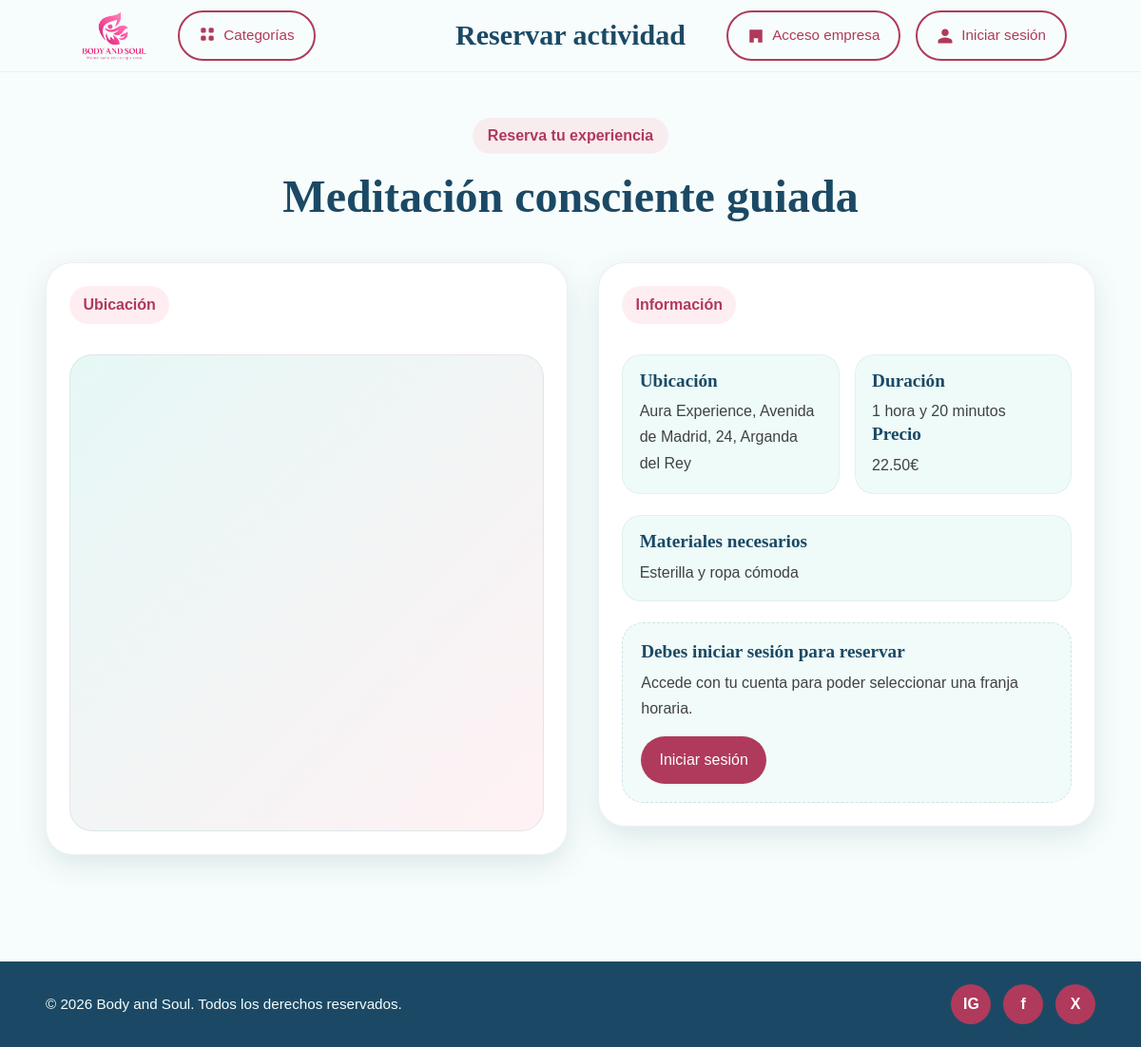
The app's page /publico/reserva.php?idact=82, older data.
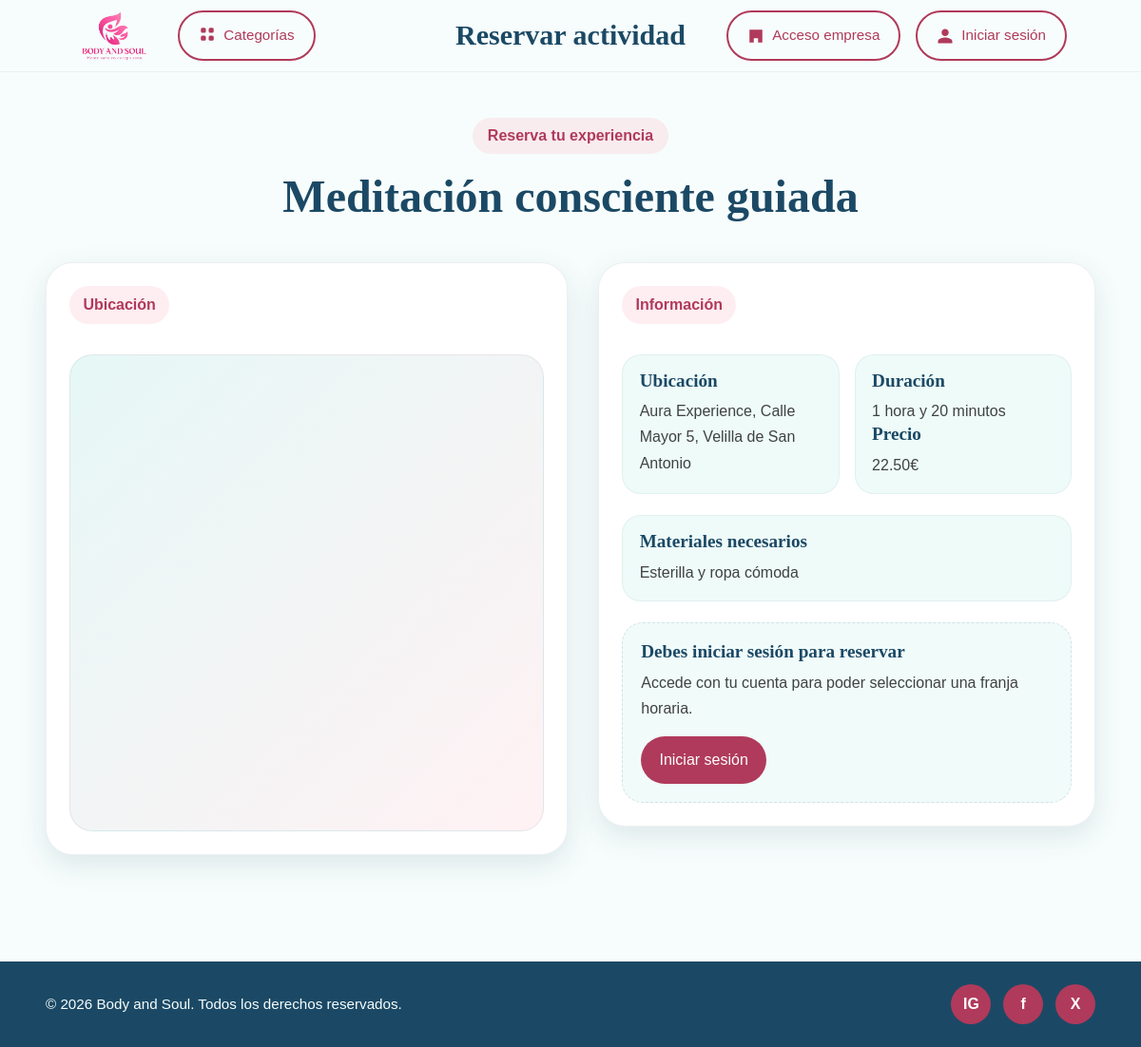
The same page, newer data.
### tables this page shows
CREATE TABLE `servicio` (
  `id_servicio` int(11) NOT NULL,
  `id_empresa` int(11) NOT NULL,
  `nombre_servicio` varchar(150) NOT NULL,
  `descripcion` text DEFAULT NULL,
  `lugar` varchar(150) DEFAULT NULL,
  `id_categoria` int(11) NOT NULL,
  `precio` decimal(10,2) NOT NULL DEFAULT 0.00,
  `duracion` varchar(50) DEFAULT NULL,
  `materiales` text DEFAULT NULL,
  `estado` enum('activo','cancelado') NOT NULL DEFAULT 'activo',
  `id_municipio` int(11) DEFAULT NULL,
  `codigo_postal` varchar(10) DEFAULT NULL,
  `latitud` decimal(10,8) DEFAULT NULL,
  `longitud` decimal(11,8) DEFAULT NULL
);

### bd/bdact.php (called while the page is built, shortened)
<?php
class bdact{
public $pdo = "";
public function __construct($host,$port,$db,$user,$pass) {
    $this->pdo = new PDO("mysql:host=".$host.";port=".$port.";dbname=".$db.";charset=utf8", $user, $pass);
    }
public function obtenerActividadPorId($idServicio){
    $sentencia = "SELECT * FROM servicio WHERE id_servicio = :id_servicio AND estado = 'activo'";
    $ejecucion = $this->pdo->prepare($sentencia);
    $ejecucion->execute([
        ":id_servicio" => $idServicio
    ]);
    $fila = $ejecucion->fetch(PDO::FETCH_ASSOC);
    return $fila;
}
}
?>

### publico/reserva.php (the view, shortened to what this page needs)
<?php
$titulo = "<h1>Reservar actividad</h1>";
require_once("head.php");
require_once("../bd/bdact.php");
$bdact = new bdact("localhost", 3306, "plataforma_servicios1", "root", "");
$idServicio = (int) $_GET["idact"];
$actividad = $bdact->obtenerActividadPorId($idServicio);
?>
<main class="booking-page">
  <section class="booking-section">
    <div class="container">
      <div class="booking-title-block">
        <span class="section-tag">Reserva tu experiencia</span>
        <h2><?= htmlentities($actividad["nombre_servicio"]) ?></h2>
      </div>
      <div class="booking-layout">
        <article class="booking-map-card">
          <div class="booking-card-header">
            <span class="section-tag">Ubicación</span>
          </div>
          <div class="map-wrapper">
            <iframe
              src="https://www.google.com/maps?q=<?= urlencode($actividad["lugar"]) ?>&output=embed"
              title="Mapa de ubicación de la actividad"
              loading="lazy"
>
            </iframe>
          </div>
        </article>
        <article class="booking-form-card">
           <div class="booking-card-header">
            <span class="section-tag">Información</span>
          </div>
          <div class="booking-info-content">
            <div class="info-grid">
              <div class="info-item">
                <h4>Ubicación</h4>
                <p><?= htmlentities($actividad["lugar"]) ?></p>
              </div>
              <div class="info-item">
                <h4>Duración</h4>
                <p><?= !empty($actividad["duracion"]) ? htmlentities($actividad["duracion"]) : 'No especificada' ?></p>
                <h4>Precio</h4>
                  <p><?=$actividad['precio']?>€</p>
              </div>
            </div>
            <div class="info-box">
              <h4>Materiales necesarios</h4>
              <p><?= !empty($actividad["materiales"]) ? htmlentities($actividad["materiales"]) : 'No especificados' ?></p>
            </div>
            <?php if (!isset($_SESSION["usuario"])): ?>
              <div class="booking-empty-state">
                <h4>Debes iniciar sesión para reservar</h4>
                <p>Accede con tu cuenta para poder seleccionar una franja horaria.</p>
                <a href="login.php" class="btn btn-primary" style="margin-top: 1rem;">Iniciar sesión</a>
              </div>
            <?php endif; ?>
          </div>
        </article>
      </div>
    </div>
  </section>
</main>
<?php require_once("footer.php"); ?>
</body>
</html>

Row changes from the older to the newer data that the page shows:
changed servicio "Meditación consciente guiada": lugar "Aura Experience, Avenida de Madrid, 24, Arganda del Rey" → "Aura Experience, Calle Mayor 5, Velilla de San Antonio"
